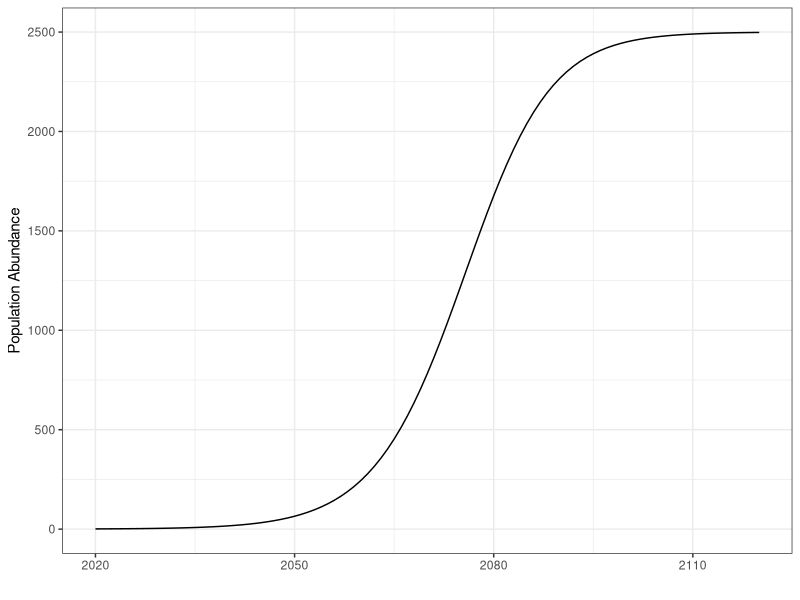
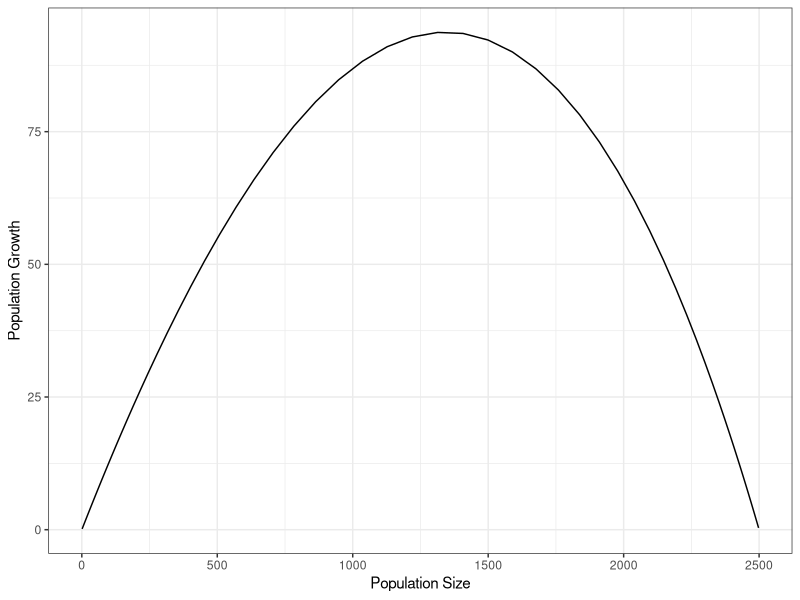
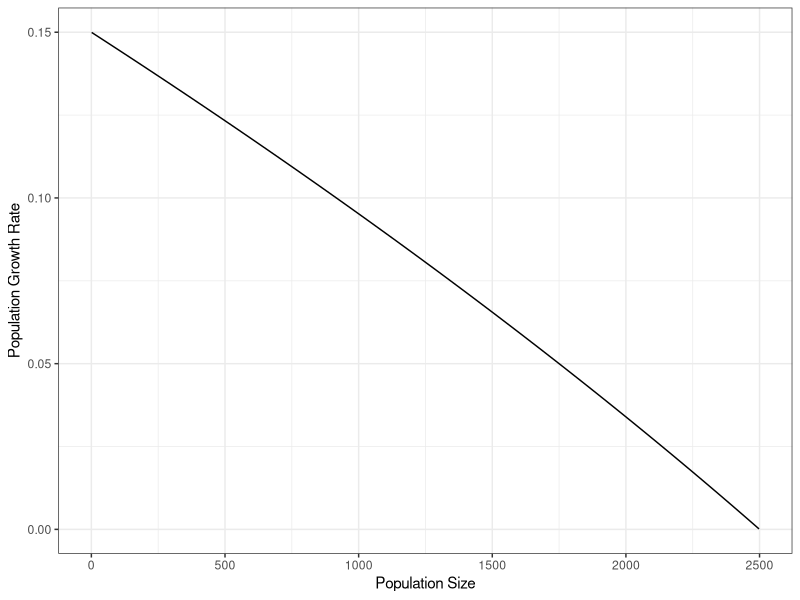
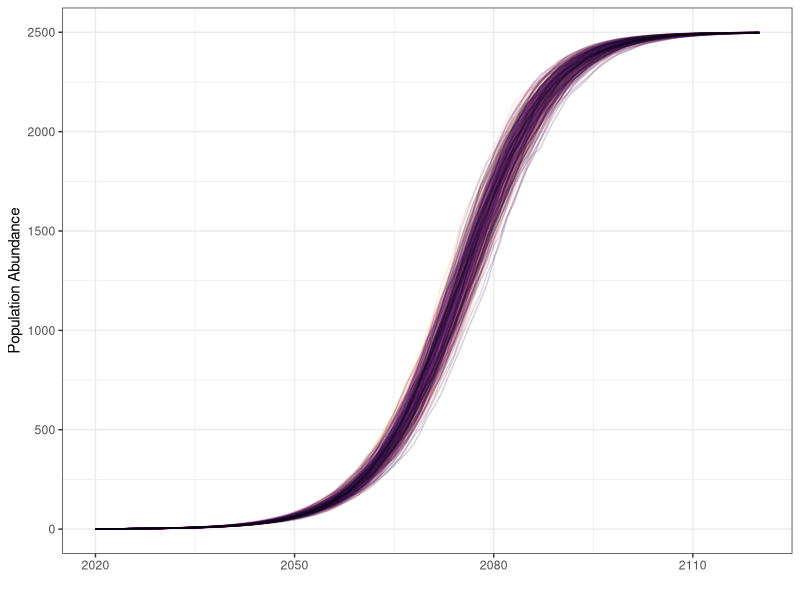
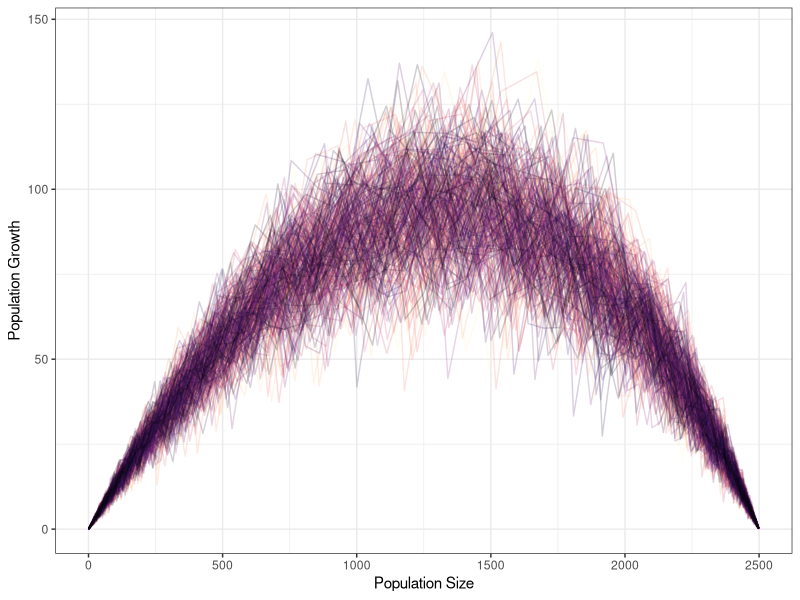
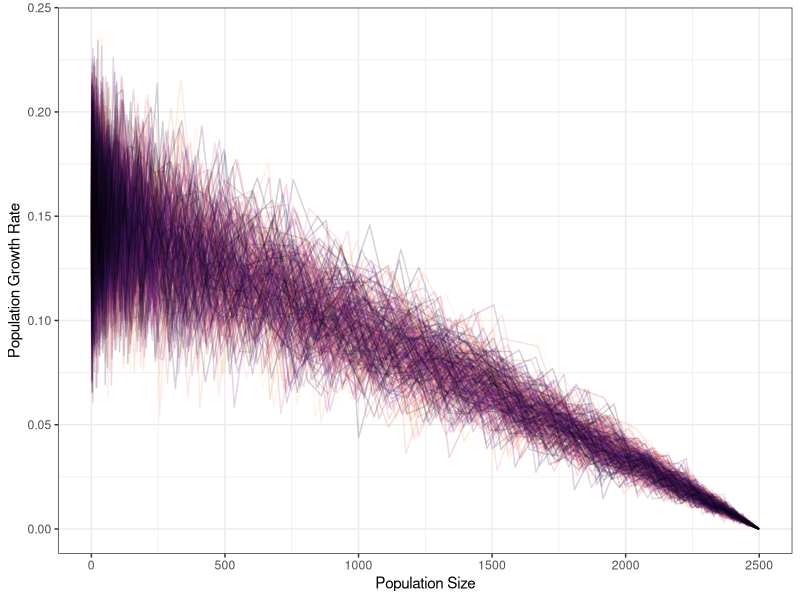
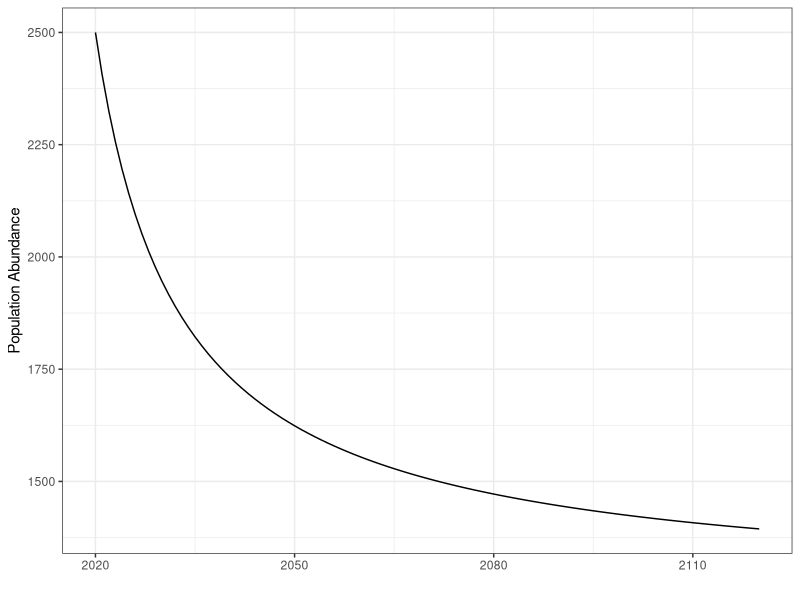
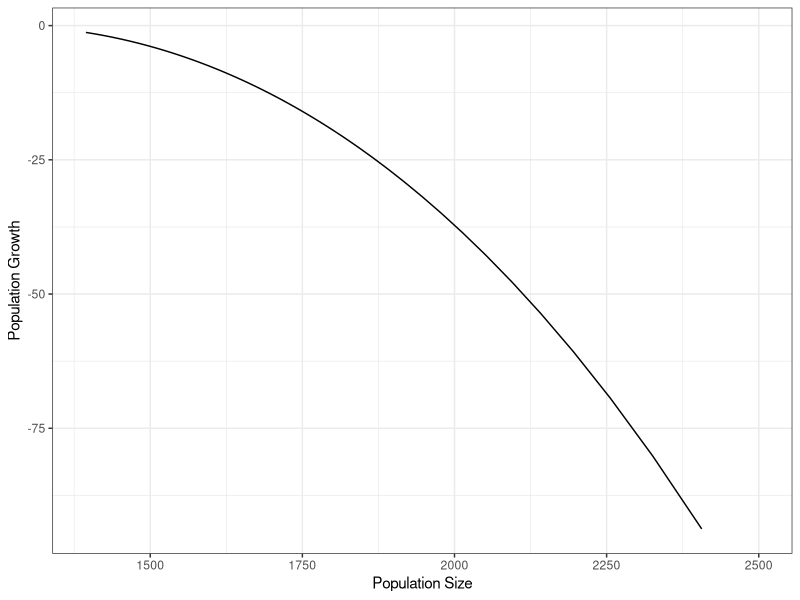

The R script that drew these images, in order:
## ---- chunk 1

# You can chose your model, this tutorial focuses on the logistic model, but feel free to see what the exponential model deos.
#model <- 'exponential'
model <- 'logistic'
# Pick your rate of growth, try different values, no need to go much above 3
r <- 0.15
# Pick your Carrying Capacity (in numbers of individuals)
K <- 2500
# How much variability is there in your model. Don't increase this past 15% of r (i.e if r is 0.15 don't have sd > 0.0225)
sd <- 0.025
# How many simulations are you running, think of each simulation as a different population
n.realizations <- 300
# Harvest at the theoretical MPG ((r*K)/4)
harvest <- (r*K)/4
# Un-comment the below line to pick your own harvest rate and see what happens to your population(s)
#harvest <- 99 

## ---- chunk 2
options(scipen = 999) # Just forces numbers to not be in scientific notiation
# First up we will check your r packages and install anything you need for this for you.
req.packages <- c("tidyverse","cowplot","knitr","dplyr",'ggthemes',"ggplot2",'devtools')
# If you don't have the packages install them + give a heads up that you are
new.packages <- req.packages[!(req.packages %in% installed.packages()[,"Package"])]
if(length(new.packages)>0) 
{
  cat(paste0("Heads up, I have to install these packages for this to work:", new.packages ))
  #wanna.install <- readline(prompt = "If you want to install these package(s) enter 'y': ")
  #if(tolower(wanna.install) == 'y') 
  install.packages(new.packages,repos = "http://cran.us.r-project.org") #else { stop("You didn't want to install the packages so this script does not work.")}
}



# The libraries that we will use directly in this code
library(knitr)
library(ggplot2)
library(cowplot)
library(tidyverse)
library(dplyr)
library(ggthemes)

theme_set(theme_few(base_size = 22))
knitr::opts_chunk$set(tidy.opts = list(width.cutoff = 60), tidy = TRUE)

theme_set(theme_bw())
## ---- chunk 3

# Let's get all the parameters formatted nicely for a table so we can see them
input.paras <- data.frame(Parameter = c("Intrinsic rate of growth (*r*)", 
                                       "Carrying Capacity (*K*)",
                                       "Standard deviation of *r*",
                                       "Harvest (in numbers)",
                                       "Number of simulations",
                                       "Model"),
                         Value     = c( r,
                                        K,
                                        sd,
                                        harvest,
                                        n.realizations,
                                        model))

knitr::kable(input.paras,booktabs=T, caption = "A Table of your parameter settings")
## ---- chunk 4

# OK let's set up some simply models and figures

years <- 2020:2120
n.years <- length(years)
Nt <- 1 # This is the initial value of numbers.
delta.N <- NA
realized.r <- NA


for(i in 2:n.years)
{
  
  if(model == "exponential")  Nt[i] <- Nt[i-1] + (r)*Nt[i-1]
  if(model == "logistic") Nt[i] <- Nt[i-1] + (r)*Nt[i-1]*(1 - (Nt[i-1])/K) 
  if(Nt[i] < 1) Nt[i] <- 0

  delta.N[i] <- Nt[i] - Nt[i-1]
  realized.r[i] <- Nt[i] /Nt[i-1] -1

} # end for(i in 2:n.years)

# Put the results together.
res<- data.frame(years = years,N = Nt,delta.N = delta.N,real.r = realized.r)


n.ts.plt <- ggplot(res) + geom_line(aes(x=years,y= N))+ 
                          xlab("") + ylab("Population Abundance") + 
                          scale_x_continuous(breaks = c(2020,2050,2080,2110))

#save_plot(filename = "D:/Github/Fisheries_module/Lecture_4/Figures/logistic_chaos.png",plot = n.ts.plt,base_width = 8,base_height = 6)

pg.plt <- ggplot(res) + geom_line(aes(x=Nt,y= delta.N)) + 
                        xlab("Population Size") + ylab("Population Growth") 

#save_plot(filename = "D:/Github/Fisheries_module/Lecture_4/Figures/logistic_pop_growth_example.png",plot = pg.plt,base_width = 8,base_height = 6)

pop.growth.plt <- ggplot(res) + geom_line(aes(x=Nt,y= realized.r)) + 
                                xlab("Population Size") + ylab("Population Growth Rate")

#save_plot(filename = "D:/Github/Fisheries_module/Lecture_4/Figures/logistic_pop_growth_rate_example.png",plot = pop.growth.plt,base_width = 8,base_height = 6)
## ---- chunk 5
n.ts.plt
## ---- chunk 6
pg.plt
## ---- chunk 7
pop.growth.plt
## ---- chunk 8

# OK let's set up some simply models and figures

years <- 2020:2120
n.years <- length(years)
Nt <- 1 # This is the initial value of numbers.

delta.N <- NA
realized.r <- NA
#model <- "exponential"
res.tmp <- NULL

for(j in 1:n.realizations)
{
for(i in 2:n.years)
{
  # Probably should use a log-normal, but the occasional high values that creates is annoying
  rr <- rnorm(1,r,sd)
  if(rr < 0) rr <- 0.1*r
  if(model == "exponential")  Nt[i] <- Nt[i-1] + (rr)*Nt[i-1] 
  if(model == "logistic") Nt[i] <- Nt[i-1] + (rr)*Nt[i-1]*(1 - (Nt[i-1])/K) 
  if(Nt[i] < 1) Nt[i] <- 0

  delta.N[i] <- Nt[i] - Nt[i-1]
  realized.r[i] <- Nt[i] /Nt[i-1] -1

} # end for(i in 2:n.years)
  res.tmp[[j]] <- data.frame(years = years,N = Nt,delta.N = delta.N,real.r = realized.r,sim.num = j,harvest = harvest)
} # end for(j in 1:n.realizations)

res <- do.call('rbind',res.tmp)

res.avg <- res %>% dplyr::group_by(years) %>% dplyr::summarise(N = median(N),
                                                               delta.N = median(delta.N),
                                                               real.r = median(real.r))

n.ts.plt <- ggplot(res) + geom_line(aes(x=years,y= N,group = sim.num,color=sim.num),alpha=0.2)+
        xlab("") + ylab("Population Abundance") + scale_color_viridis_c(direction = -1,option = 1,alpha=0.2) +
        scale_x_continuous(breaks = c(2020,2050,2080,2110)) + theme(legend.position = "none") 


pg.plt <- ggplot(res) + geom_line(aes(x=N,y= delta.N,group = sim.num,color=sim.num),alpha=0.2) +
                            scale_color_viridis_c(direction = -1,option = 1,alpha=0.2) +
                            xlab("Population Size") + ylab("Population Growth")  + theme(legend.position = "none") 


pop.growth.plt <- ggplot(res) + geom_line(aes(x=N,y= real.r,group = sim.num,color=sim.num),alpha=0.2) +
                                scale_color_viridis_c(direction = -1,option = 1,alpha=0.2) +
                                xlab("Population Size") + ylab("Population Growth Rate") + theme(legend.position = "none") 

## ---- chunk 9
n.ts.plt
## ---- chunk 10
pg.plt
## ---- chunk 11
pop.growth.plt
## ---- chunk 12

# OK let's set up some simply models and figures

years <- 2020:2120
n.years <- length(years)
Nt <- K # This is the initial value of numbers.

delta.N <- NA
realized.r <- NA
#model <- "exponential"

for(i in 2:n.years)
{
  if(model == "exponential")  Nt[i] <- Nt[i-1] + (r)*Nt[i-1] - harvest
  if(model == "logistic") Nt[i] <- Nt[i-1] + (r)*Nt[i-1]*(1 - (Nt[i-1])/K) - harvest
  if(Nt[i] < harvest) Nt[i] <- 0

  delta.N[i] <- Nt[i] - Nt[i-1]
  realized.r[i] <- Nt[i] /Nt[i-1] -1

} # end for(i in 2:n.years)
  res <- data.frame(years = years,N = Nt,delta.N = delta.N,real.r = realized.r,sim.num = j,harvest = harvest)


n.ts.plt <- ggplot(res) + geom_line(aes(x=years,y= N))+
        xlab("") + ylab("Population Abundance") +
        scale_x_continuous(breaks = c(2020,2050,2080,2110))

pg.plt <- ggplot(res) + geom_line(aes(x=Nt,y= delta.N)) +
                        xlab("Population Size") + ylab("Population Growth") 

pop.growth.plt <- ggplot(res) + geom_line(aes(x=Nt,y= realized.r)) +
                                xlab("Population Size") + ylab("Population Growth Rate")


## ---- chunk 13
n.ts.plt
## ---- chunk 14
pg.plt
## ---- chunk 15
pop.growth.plt
## ---- chunk 16

# OK let's set up some simply models and figures

years <- 2020:2120
n.years <- length(years)
Nt <- K/2 # This is the initial value of numbers.

delta.N <- NA
realized.r <- NA
#model <- "exponential"
res.tmp <- NULL

for(j in 1:n.realizations)
{
for(i in 2:n.years)
{
  # Probably should use a log-normal, but the occasional high values that creates is annoying
  rr <- rnorm(1,r,sd) 
  if(rr < 0) rr <- 0.1*r
  if(model == "exponential")  Nt[i] <- Nt[i-1] + (rr)*Nt[i-1] -harvest
  if(model == "logistic") Nt[i] <- Nt[i-1] + (rr)*Nt[i-1]*(1 - (Nt[i-1])/K) -harvest
  if(Nt[i] < harvest) Nt[i] <- 0

  delta.N[i] <- Nt[i] - Nt[i-1]
  realized.r[i] <- Nt[i] /Nt[i-1] -1

} # end for(i in 2:n.years)
  res.tmp[[j]] <- data.frame(years = years,N = Nt,delta.N = delta.N,real.r = realized.r,sim.num = j,harvest = harvest)
} # end for(j in 1:n.realizations)

res <- do.call('rbind',res.tmp)

res.avg <- res %>% dplyr::group_by(years) %>% dplyr::summarise(N = median(N),
                                                               delta.N = median(delta.N),
                                                               real.r = median(real.r))

n.ts.plt <- ggplot(res) + geom_line(aes(x=years,y= N,group = sim.num,color=sim.num),alpha=0.2)+
        xlab("") + ylab("Population Abundance") + scale_color_viridis_c(direction = -1,option = 1,alpha=0.2) +
        scale_x_continuous(breaks = c(2020,2050,2080,2110)) + theme(legend.position = "none") 

pg.plt <- ggplot(res) + geom_line(aes(x=N,y= delta.N,group = sim.num,color=sim.num),alpha=0.2) +
                            scale_color_viridis_c(direction = -1,option = 1,alpha=0.2) +
                            xlab("Population Size") + ylab("Population Growth")  + theme(legend.position = "none") 


pop.growth.plt <- ggplot(res) + geom_line(aes(x=N,y= real.r,group = sim.num,color=sim.num),alpha=0.2) +
                                scale_color_viridis_c(direction = -1,option = 1,alpha=0.2) +
                                xlab("Population Size") + ylab("Population Growth Rate") + theme(legend.position = "none") 



## ---- chunk 17
n.ts.plt
## ---- chunk 18
pg.plt
## ---- chunk 19
pop.growth.plt
